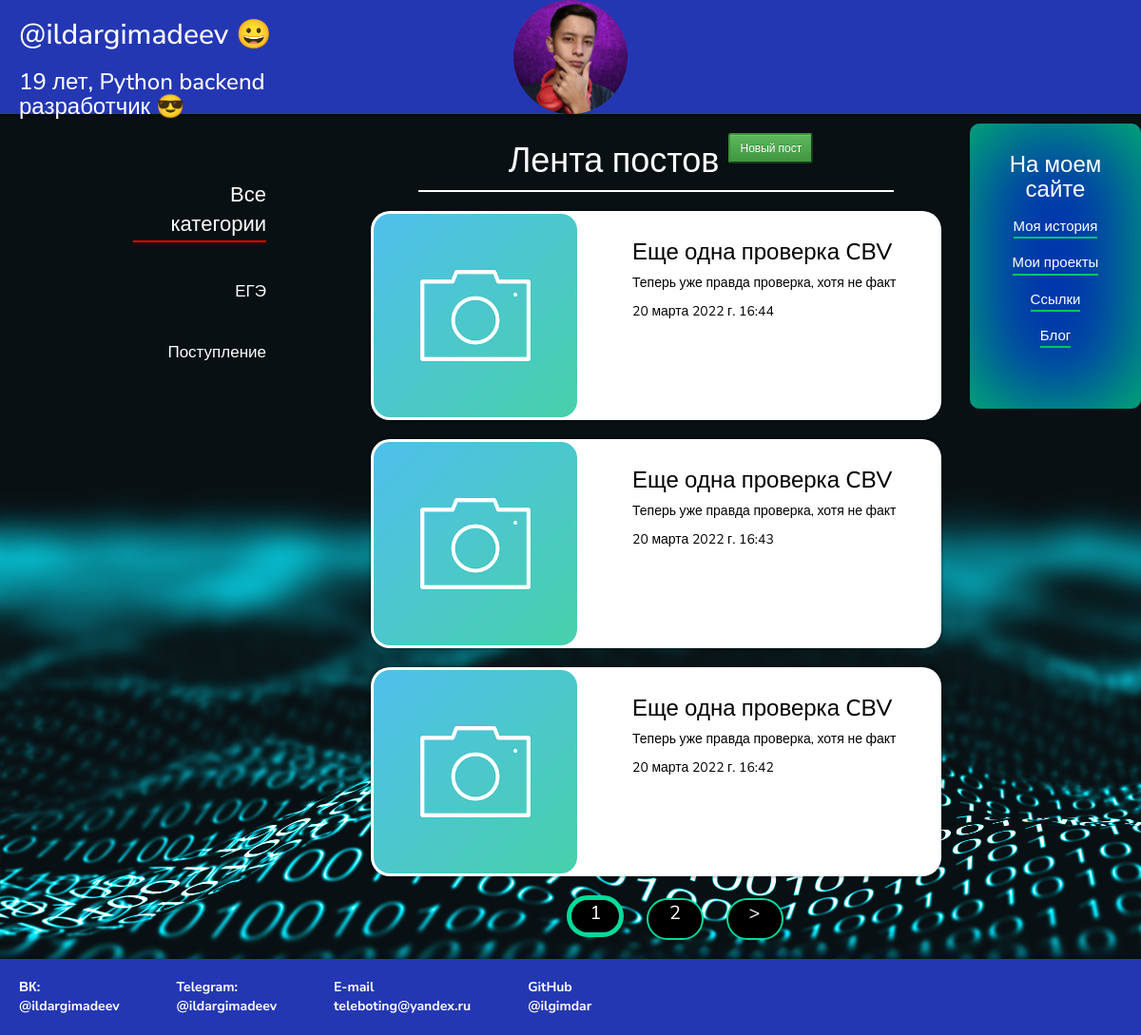
Screenshot of /articles/ (signed in) with the database file from the repository.
### blog/models.py (models this page shows, shortened)
class Category(models.Model):
    name = models.CharField(max_length=50, db_index=True, verbose_name='Категория')
    class Meta:
        verbose_name = 'Категория'
        verbose_name_plural = 'Категории'

class Post(models.Model):
    author = models.ForeignKey(settings.AUTH_USER_MODEL, on_delete=models.CASCADE, verbose_name='Автор статьи')
    title = models.CharField(max_length=200, verbose_name='Заголовок')
    text = models.TextField(verbose_name='Текст статьи')
    created_date = models.DateTimeField(default=timezone.now)
    published_date = models.DateTimeField(blank=True, null=True, verbose_name='Дата публикации')
    photo = models.ImageField(null=True)
    cat = models.ForeignKey('Category', on_delete=models.PROTECT, null=True, verbose_name='Категория')
    class Meta:
        verbose_name = 'Пост'
        verbose_name_plural = 'Посты'
        ordering = ['id']

### articles/views.py (the view)
# urls.py: path('', PostList.as_view(), name='post_list'),
class PostList(DataMixin, ListView):
    model = Post
    template_name = 'articles/articles.html'
    context_object_name = 'posts'
    paginate_by = 3
    def get_context_data(self, *, object_list=None, **kwargs):
        context = super().get_context_data(**kwargs)
        c_def = self.get_user_context()
        return dict(list(context.items()) + list(c_def.items()))
    def get_queryset(self):
        return Post.objects.order_by('-published_date')

### articles/utils.py (called while the page is built)
    def get_user_context(self, **kwargs):
        context = kwargs
        cats = Category.objects.all()
        context['cats'] = cats
        if 'cat_selected' not in context:
            context['cat_selected'] = 0
        return context

### articles/templates/articles/articles.html (shortened to what this page needs)
{% extends 'blog/base.html' %}
{% load static %}
{% load articles_tags %}
{% block content %}
<aside class="sidebar1">
    <nav class="nav">
        <ul>
            <li class="active current-cat"><a href="{% url 'post_list' %}">Все категории</a></li>
            {% for c in cats %}
                <li><a href="/articles/category/{{ c.pk }}/">{{ c.name }}</a></li>
            {% endfor %}
        </ul>
    </nav>
</aside>
<div class="content twitter">
    <div class="articles-name">
        <h1>Лента постов</h1>
        {% if user.is_authenticated %}
        <div>
            <a href="{% url 'post_new' %}" class="top-menu">
                <button type="submit" class="save btn-sm btn-success">Новый пост</button>
            </a><br><br>
        </div>
        {% endif %}
    </div>
    {% for post in posts %}
    <div class="post post-card">
            {% if post.photo and post.photo.url %}
            <img src="{{ post.photo.url }}">
            {% else %}
            <img src="{% static 'images/default.png' %}" alt="" class="post_img">
            {% endif %}
            <div class="post-card-inside">
                <h3><a href="{% url 'post_detail' pk=post.pk %}">{{ post.title }}</a></h3>
                <p>{{ post.text|linebreaksbr|truncatewords:30}}</p>
                <p>{{ post.published_date }}</p>
            </div>
    </div>
    {% endfor %}
    {% if page_obj.has_other_pages %}
    <nav class="list-pages">
        <ul>
            {% for p in paginator.page_range %}
                {% if page_obj.number == p %}
                    <li class="page-num page-num-selected">
                        <a href="?page={{ p }}">{{ p }}</a>
                    </li>
                {% elif p >= page_obj.number|add:-1 and p <= page_obj.number|add:1 %}
                    <li class="page-num">
                        <a href="?page={{ p }}">{{ p }}</a>
                    </li>
                {% endif %}
            {% endfor %}
            {% if page_obj.has_next %}
                <li class="page-num">
                        <a href="?page={{ page_obj.next_page_number }}">&gt</a>
                </li>
            {% endif %}
        </ul>
    </nav>
    {% endif %}
</div>
{% endblock %}

### blog/static/css/styles.css (style rules this page uses)
html { scroll-behavior: smooth; }
body { font-family: 'Nunito Sans', sans-serif; background: url('/../static/images/blue_back.jpg'); background-repeat: no-repeat; background-size: cover; background-attachment: fixed; }
img { pointer-events: none; }
h1 { color: white; }
h3 { color: black; }
p { color: black; }
a { color:black; }
.content { margin-bottom: 5px; margin-left:auto; margin-right: auto; width: 80%; padding: 10px; }
.post { background: #ffffff; border-radius: 20px; display: flex; width: 60%; margin-top: 20px; margin-left: auto; margin-right: auto; box-shadow: 0px 0px 2px 2px rgba(0, 0, 0, 0.2); transition:0.3s ease; }
.articles-name { display: flex; justify-content: center; margin-left: auto; margin-right: auto; border-bottom: solid 2px white; width: 50%; }
.articles-name h1 { margin: 10px; }
.post-card { background-color: white; border-radius: 20px; display: flex; margin-right:auto; margin-left:auto; box-shadow: 0px 0px 2px 2px rgba(0, 0, 0, 0.2); height: 220px; }
.post-card img { margin-right: 10px; height: 220px; margin-top: auto; margin-bottom: auto; border-radius: 20px; padding: 3px; }
.post-card-inside { margin-left: auto; margin-right: auto; width: 50%; height: 220px; margin-top: auto; margin-bottom: auto; float: right; text-align: left; padding: 10px; }
.sidebar1 { position: absolute; width: 15%; height: 100vh; font-size: 0.65em; margin-left: 100px; }
.nav { position: relative; text-align: right; top: 60px; font-size: 17px; }
.nav ul { list-style: none; }
.nav li { margin-bottom: 40px !important; }
.nav a { text-decoration: none; color: white; display: block; transition: all ease-out 300ms; }
.active { font-size: 22px; }
.current-cat { border-bottom: solid 2px red; }
.twitter { width: 85%; float: right; height: 100%; margin-bottom:70px; }
.list-pages { text-align: center; margin-bottom: 20px; margin-top: 20px; }
.list-pages ul { list-style: none; }
.list-pages ul li { display: inline-block; margin-left: 10px; margin-right: 10px; background-color: black; }
.list-pages a { display: block; color: white; font-size: 20px; text-decoration: none; margin-top: auto; margin-bottom: auto; }
.list-pages .page-num { display: inline-block; width: 60px; height: 44px; border: 2px solid #04db9b; border-radius: 30px; }
.list-pages .page-num-selected { border: 5px solid #04db9b; color: white; font-size: 30px; }

### rows the page displays
Category: name "ЕГЭ"
Category: name "Поступление"
Post: photo (placeholder picture), title "Еще одна проверка CBV", text "Теперь уже правда проверка, хотя не факт", published_date "20 марта 2022 г. 16:44"
Post: photo (placeholder picture), title "Еще одна проверка CBV", text "Теперь уже правда проверка, хотя не факт", published_date "20 марта 2022 г. 16:43"
Post: photo (placeholder picture), title "Еще одна проверка CBV", text "Теперь уже правда проверка, хотя не факт", published_date "20 марта 2022 г. 16:42"

### other values shown
{{ p }} "1"
{{ p }} "2"
